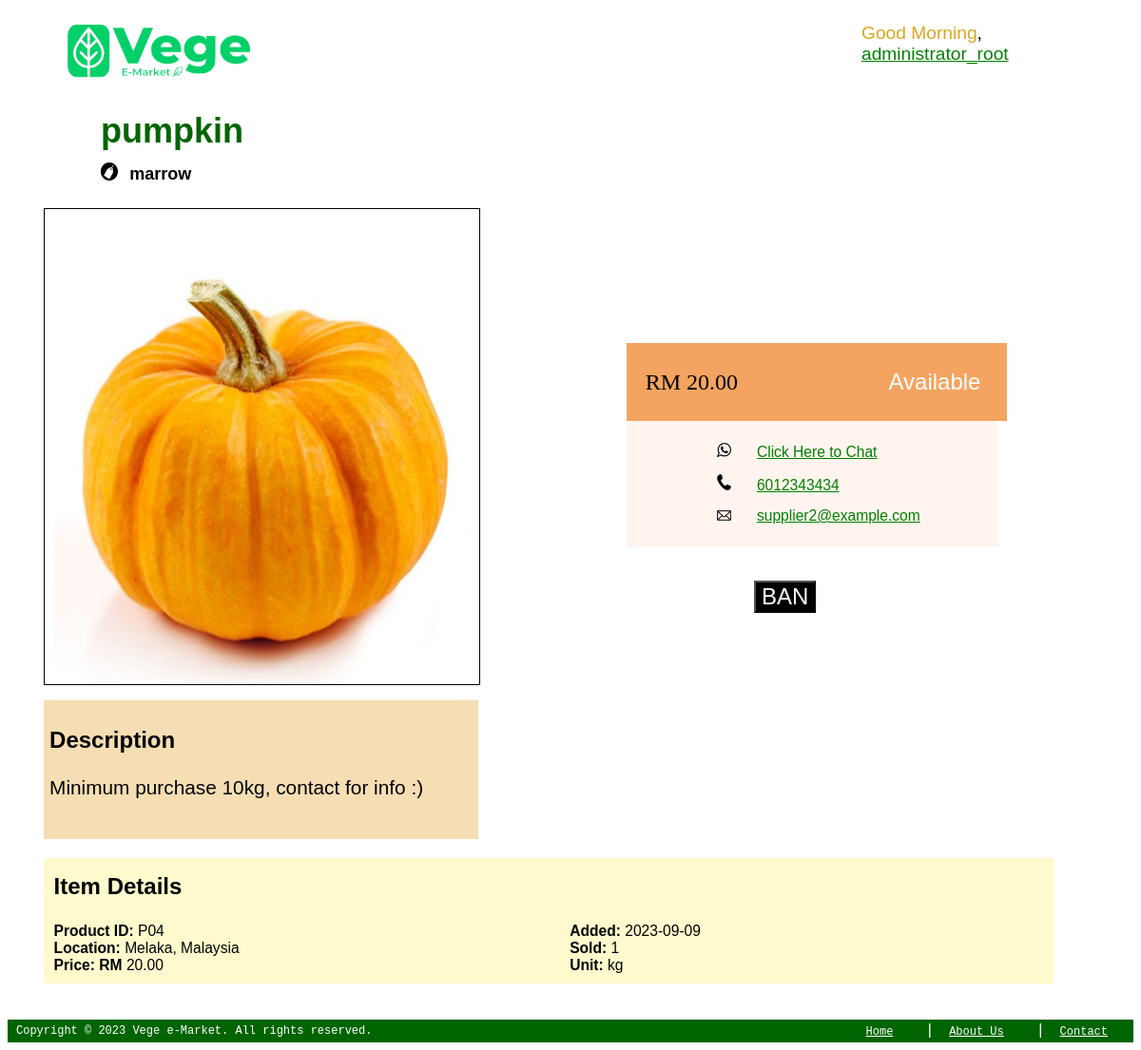
The app's page /public/product.php?id=P04, older data.
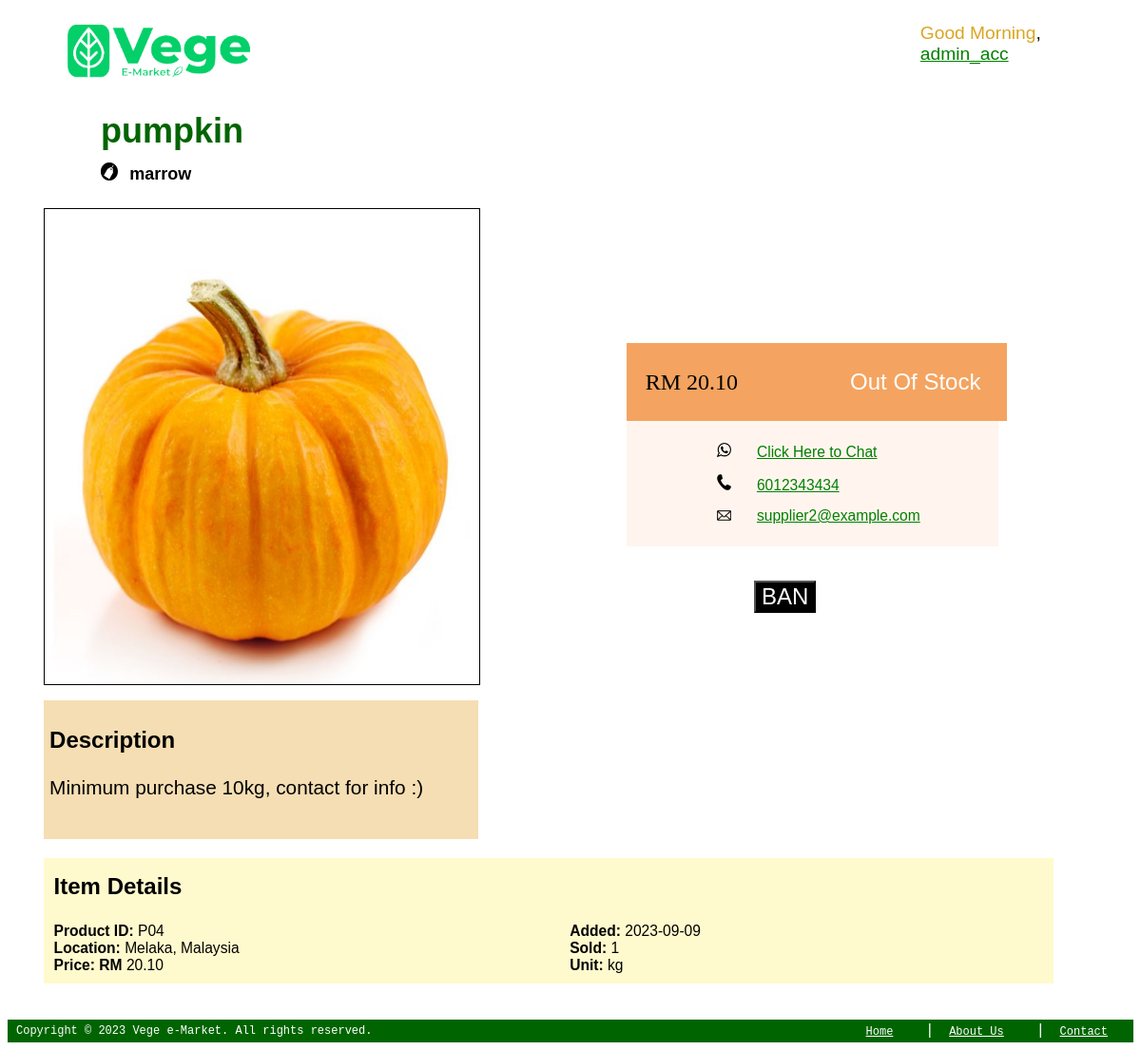
The same page, newer data.
### tables this page shows
CREATE TABLE IF NOT EXISTS `users` (
  `userID` varchar(100) NOT NULL,
  `userName` varchar(100) NOT NULL,
  `gender` varchar(10) NOT NULL,
  `email` varchar(100) NOT NULL,
  `phone` varchar(100) NOT NULL,
  `birthday` date NOT NULL,
  `password` varchar(100) NOT NULL,
  `role` varchar(10) NOT NULL,
  `accStatus` varchar(255) DEFAULT 'active',
  PRIMARY KEY (`userID`)
);

CREATE TABLE IF NOT EXISTS `products` (
  `productID` varchar(100) NOT NULL,
  `productName` varchar(100) NOT NULL,
  `priceLabel` float(255,2) NOT NULL,
  `availabilityStatus` varchar(100) NOT NULL,
  `description` varchar(1000) NOT NULL,
  `location` varchar(1000) NOT NULL,
  `addDate` date NOT NULL,
  `unit` varchar(10) NOT NULL,
  `category` varchar(100) NOT NULL,
  `imgPath` varchar(1000) NOT NULL,
  `userID` varchar(100) NOT NULL,
  PRIMARY KEY (`productID`),
  KEY `userID` (`userID`)
);

### modules/config.php (called while the page is built, shortened)
<?php
    $base = 'http://'.$_SERVER['HTTP_HOST'].'/vege-emarket';
    $role='admin'; $user_id='U03';
?>

### public/product.php (the view, shortened to what this page needs)
<?php
    require '../modules/config.php';
    $failed_template = '<center><iframe name="Product Not Found" loading="lazy" src="../templates/not_found.php" frameborder="0" width="100%" height="50%"></iframe></center>';
    if ($role!=""){
        include '../includes/header.php';
    }
    if (isset($_GET['id'])){
        $id=$_GET['id'];
    }else{
        echo $failed_template;
        die;
    }
    $sql = "SELECT products.productName, products.category, products.priceLabel, products.availabilityStatus, users.userID as supplierID, users.userName as supplierName, users.email, users.phone,
            products.description, products.productID, products.location, products.addDate, products.unit, COUNT(*) as sold, products.imgPath
            FROM products
            LEFT JOIN users ON users.userID = products.userID
            LEFT JOIN orders_products on products.productID=orders_products.productID
            WHERE products.productID='$id' AND availabilityStatus!='deleted'";
    $product= mysqli_query($conn, $sql);
    $product_detail=mysqli_fetch_array($product);
?>
<!DOCTYPE html>
<html lang="en">
<head>
    <link rel="stylesheet" href="../styles/title.css">
</head>
<body>
    <table class="product-container">
        <tr class="product-first-container">
            <td class="product-left-part">
                <h1 id="title" style="font-size: 3vw;" contenteditable="false"><?php echo $product_detail['productName']; ?></h1>
                <div class="product-info-container">
                    <div class="product-info-left">
                        <img id="product-category-icon" src="../images/category.png" alt="Category: " width="3%"><a id="product-category" style="font-size: 1.5vw;"><?php echo $product_detail['category']; ?></a><br>
                        <img src="../assets/<?php echo $product_detail['imgPath']; ?>" alt="No Product Picture" class="product-pic" width="900vw" height="500vw" ><br>
                        <div id="Description">
                            <h3 class="product-card-title">Description<?php if ($role=="supplier" && $user_id==$product_detail['supplierID']){ ?>
                            <?php } ?></h3>
                            <p class="desc-text" id="description"><?php echo $product_detail['description']; ?></p>
                            <button class="save-button" id="save-button-description" onclick="saveEdit('description', 'description')">SAVE</button><br>
                        </div><br>
                    </div>
                </div>
            </td>
            <td class="product-right-part">
                <div class="product-right-card">
                    <div class="price">RM <span id="priceLabel"><?php echo $product_detail['priceLabel']; ?></span>
                    <?php if ($role=="supplier" && $user_id==$product_detail['supplierID']){ ?>
                        <img class="edit-button" src="../images/edit.png" alt="edit" width="5%"onclick="editMode('priceLabel')">
                        <button class="save-button" id="save-button-priceLabel" onclick="saveEdit('priceLabel', 'priceLabel')">SAVE</button><br>
                    <?php } ?></div>
                    <?php if ($role=="supplier" && $user_id==$product_detail['supplierID']){ ?>
                        <div class="availability" id="status" style="cursor: pointer;" onclick="showStatusOption()"><?php echo ucwords($product_detail['availabilityStatus']);?></div>
                        <div id="availability-status-dropdown" class="availability-status-dropdown-content">
                            <p>Change your product's availability</p>
                            <a href="<?php echo $base."/modules/save_edit.php?id=$id&col=availabilityStatus&new=available"; ?>">Available</a><br><br>
                            <a href="<?php echo $base."/modules/save_edit.php?id=$id&col=availabilityStatus&new=out%20of%20stock"; ?>">Out of Stock</a><br> &nbsp;
                        </div>
                    <?php }else{ ?>
                        <div class="availability" id="status" style="cursor: default;"><?php echo ucwords($product_detail['availabilityStatus']);?></div>
                    <?php } ?>
                </div>
                <div class="product-contacts">
                    <div class="product-contact"><img class="contact-icon" src="../images/whatsapp.png" alt="phone"><a class="contact" href="https://api.whatsapp.com/send?phone=<?php echo $product_detail['phone']; ?>" target="_blank">Click Here to Chat</a></div>
                    <div class="product-contact"><img class="contact-icon" src="../images/phone1.png" alt="phone"><a class="contact" href="tel:+<?php echo $product_detail['phone']; ?>"><?php echo $product_detail['phone']; ?></a></div>
                    <div class="product-contact"><img class="contact-icon" src="../images/email.png" alt="phone"><a class="contact" href="mailto:<?php echo $product_detail['email']; ?>"><?php echo $product_detail['email']; ?></a></div>
                </div>
                <?php if ($role=="admin"){ ?>
                    <?php if ($product_detail['availabilityStatus']!="banned"){ ?>
                        <button class="product-button" id="ban" onclick="chgStatus('product', '<?php echo $id; ?>', 'ban')">BAN</button>
                    <?php }else{ ?>
                        <button class="product-button" id="unban" onclick="chgStatus('product', '<?php echo $id; ?>', 'unban')">UNBAN</button>
                    <?php } ?>
                <?php } else if ($role=="consumer"){ ?>
                    <?php if ($product_detail['availabilityStatus'] != "available"){ ?>
                        <button class="product-button" id="add-to-cart" style="cursor: not-allowed;" title="This product is unavailable" disabled>ADD TO CART</button>
                    <?php }else{
                        $add_cart = "$base/modules/add_cart.php?id=$id"; ?>
                        <button class="product-button" id="add-to-cart" onclick="window.location.href='<?php echo $add_cart; ?>';">ADD TO CART</button>
                    <?php } ?>
                <?php }else if ($role=="supplier" && $user_id==$product_detail['supplierID']){ ?>
                    <button class="product-button" id="delete-item" onclick="dltItem('<?php echo $id ?>');">DELETE</button>
                <?php } ?>
            </td>
        </tr>
        <tr class="product-second-container">
            <td colspan="2" class="product-item-detail">
                <h3 class="product-card-title">Item Details</h3>
                <div class="item-details-container">
                    <div id="left">
                        <span class="detail"><b>Product ID:</b> <?php echo $id; ?></span><br>
                        <span class="detail"><b>Location:</b> <?php echo $product_detail['location']; ?></span><br>
                        <span class="detail"><b>Price: RM </b><?php echo $product_detail['priceLabel']; ?></span>
                    </div>
                    <div id="right">
                        <span class="detail"><b>Added:</b> <?php echo $product_detail['addDate']; ?></span><br>
                        <span class="detail"><b>Sold:</b> <?php echo $product_detail['sold']; ?></span><br>
                        <span class="detail"><b>Unit:</b> <?php echo $product_detail['unit']; ?></span>
                    </div>
                </div>
            </td>
        </tr>
    </table>
</body>
</html>
<?php include '../includes/footer.php'; ?>

### includes/header.php (shortened to what this page needs)
<?php
    require '../modules/config.php';
    $read_sql = "SELECT userName FROM users WHERE userID='$user_id'";
    $user_info=mysqli_fetch_array(mysqli_query($conn, $read_sql));
    $username=$user_info['userName'];
?>
<header>
    <div class="header_logo">
        <a href="<?php echo $base.'/index.php'; ?>" title="Vege e-Market"><img src="../images/logo.png" alt="Vege e-Market" height="60vh"></a>
    </div>
    <div class="header_welcome">
        <span id="header_greeting">Welcome</span>, <br> <a class="username-dropdown-btn" onclick="displayUsernameDropdown()"><?php echo $username; ?></a><br>
    </div>
</header>

### includes/footer.php (shortened to what this page needs)
<?php
    require '../modules/config.php';
?>
<footer>
    <table id="footer">
        <tr id="footer">
            <td class="copyright" id="footer"><span id="footer-copyright">Copyright © 2023 Vege e-Market. All rights reserved.</span></td>
            <td class="footer-url" id="footer-url">
                <a style="font-size: 1vw;" href="<?php echo $base.'/index.php'; ?>" class="footer">Home</a> |
                <a style="font-size: 1vw;" href="<?php echo $base.'/public/about.php'; ?>" class="footer">About Us</a> |
                <a style="font-size: 1vw;" href="<?php echo $base.'/public/contact.php'; ?>" class="footer">Contact</a>
            </td>
        </tr>
    </table>
</footer>

### styles/title.css (style rules this page uses)
#title { margin-left: 5vw; line-height:50%; clear: both; font-family: 'Franklin Gothic Medium', 'Arial Narrow', Arial, sans-serif; color: darkgreen; }

### includes/header.php (style rules this page uses)
div.header_logo { float: left; margin-left: 5%; }
div.header_welcome { float: right; margin-right: 4%; }
header { margin-top: 2%; font-size: 120%; font-family: 'Franklin Gothic Medium', 'Arial Narrow', Arial, sans-serif; }
div.header_welcome > a { text-decoration: underline; color: green; cursor: pointer; font-family: 'Franklin Gothic Medium', 'Arial Narrow', Arial, sans-serif; margin-right: 7vw; }

### public/product.php (style rules this page uses)
h1#title { color: darkgreen; }
button.product-button { margin-left: 30%; margin-top: 8%; font-size: 2vw; color: white; background-color: black; cursor: pointer; border-radius: 0%; width: max-content; max-width: 40%; }
.product-first-container { width: 100%; overflow: hidden; }
.product-first-container > td { min-width: 50%; max-width: 50%; overflow: hidden; }
.product-second-container { width: 80%; background-color: lemonchiffon; }
.product-second-container > td { width: 80%; min-width: 80%; padding: 1%; }
table.product-container { margin-left: 3vw; max-width: 90%; }
div#Description { background-color: wheat; max-width: 74%; max-height: 50%; padding-left: 1%; padding-top: 0.3%; padding-bottom: 0.5%; }
img.product-pic { margin-top: 3vh; border: 1px solid; margin-bottom: 2vh; max-height: 10%; max-width: 75%; min-width: 30%; }
td.product-left-part { max-width: 50%; width: 90%; padding: 0; }
td.product-right-part > .product-right-card { background-color: sandybrown; padding: 20px; width: 30vw; text-align: center; display: flex; justify-content: space-between; align-items: center; }
a#product-category { font-family: 'Gill Sans', 'Gill Sans MT', Calibri, 'Trebuchet MS', sans-serif; font-weight: bold; }
.product-right-card > .price { font-family: Georgia, 'Times New Roman', Times, serif; font-size: 2vw; color: black; padding: 5px 0; border-radius: 5px 5px 0 0; }
img.contact-icon { margin-right: 10%; width: 5.5%; }
.availability { color: white; padding: 2%; border-radius: 5%; font-family: 'Trebuchet MS', 'Lucida Sans Unicode', 'Lucida Grande', 'Lucida Sans', Arial, sans-serif; width: max-content; font-size: 2vw; }
div.product-contacts { clear: both; padding: 3.5%; background-color: seashell; width: 30vw; }
div.product-contact { font-family: Arial, Helvetica, sans-serif; padding: 2%; margin-left: 20%; }
div.item-details-container { display: flex; justify-content: space-between; margin-right: 30vw; }
img#product-category-icon { margin-left: 5vw; margin-right: 1vw; }
h3.product-card-title { padding-top: 0.5%; font-family: Verdana, Geneva, Tahoma, sans-serif; font-size: 2vw; }
span.detail { font-family: 'Lucida Sans', 'Lucida Sans Regular', 'Lucida Grande', 'Lucida Sans Unicode', Geneva, Verdana, sans-serif; font-size: 1.3vw; }
p.desc-text { font-family: 'Lucida Sans', 'Lucida Sans Regular', 'Lucida Grande', 'Lucida Sans Unicode', Geneva, Verdana, sans-serif; font-size: 130%; }
h1#title { display: inline-block; }
div.price { display: inline-block; }
a.contact { color: green; font-size: 1.3vw; padding-bottom: 10%; }

### includes/footer.php (style rules this page uses)
footer { background-color: #006400; text-align: left; clear: both; max-width: 100%; max-height: 100%; height: 3%; }
table#footer { width: 100%; height: 6%; max-width: 100%; max-height: 100%; min-height: max-content; font-family: 'Courier New', Courier, monospace; }
td#footer { width: 50%; color: #FFFFFF; }
td#footer-url > a { color: #FFFFFF; margin-left: 2vw; margin-right: 2vw; font-size: 20vw; }
span#footer-copyright, td#footer-url > a { margin-left: 0.5vw; font-family: 'Courier New', Courier, monospace; }
td#footer-url { clear:both; color:#FFFFFF; text-align: right; margin-right: 2%; }
span#footer-copyright { font-size: 1vw; }

Row changes from the older to the newer data that the page shows:
changed users: userName "administrator_root" → "admin_acc"
changed products "pumpkin": priceLabel "20.00" → "20.10"; availabilityStatus "Available" → "Out Of Stock"
